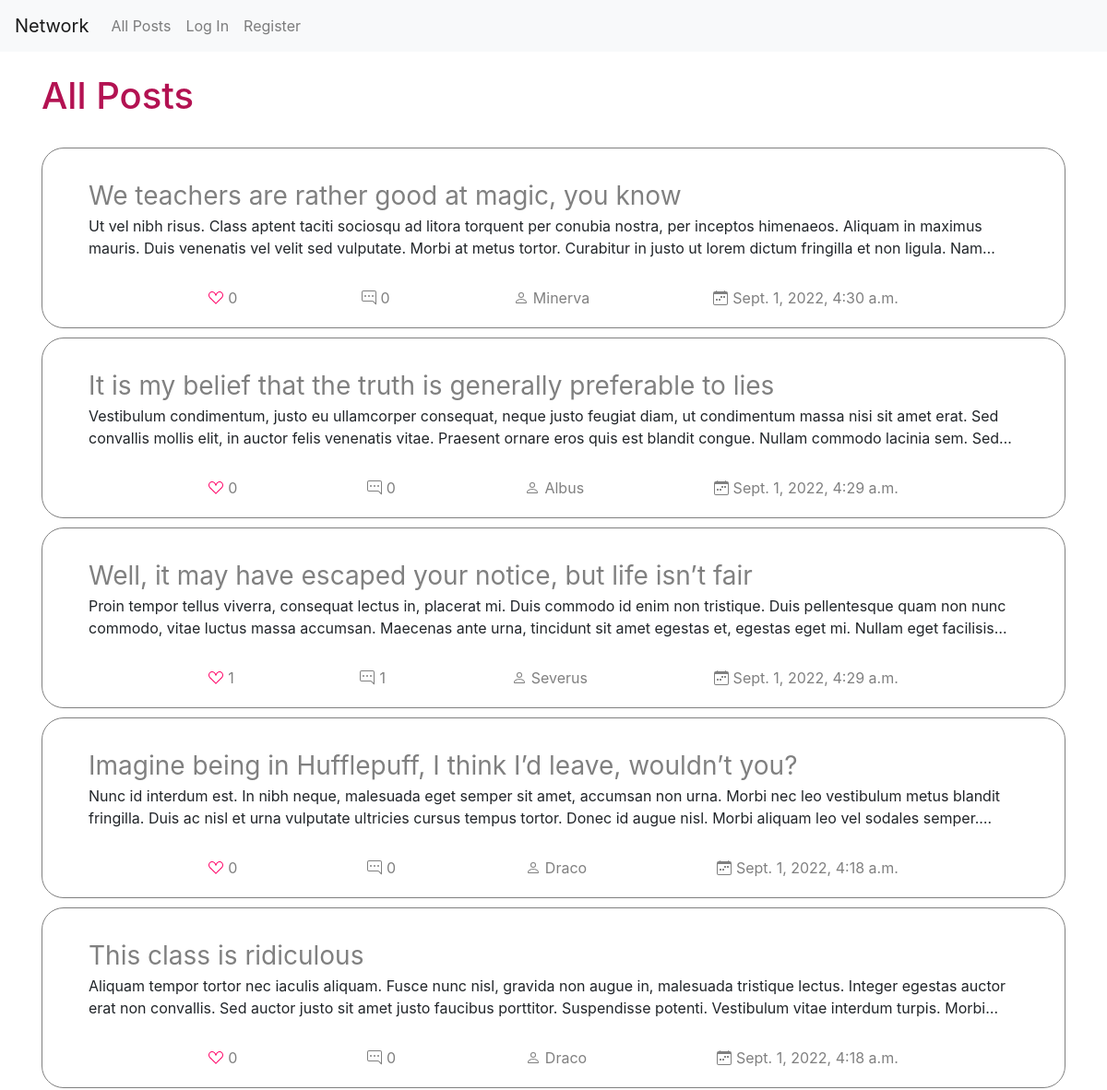
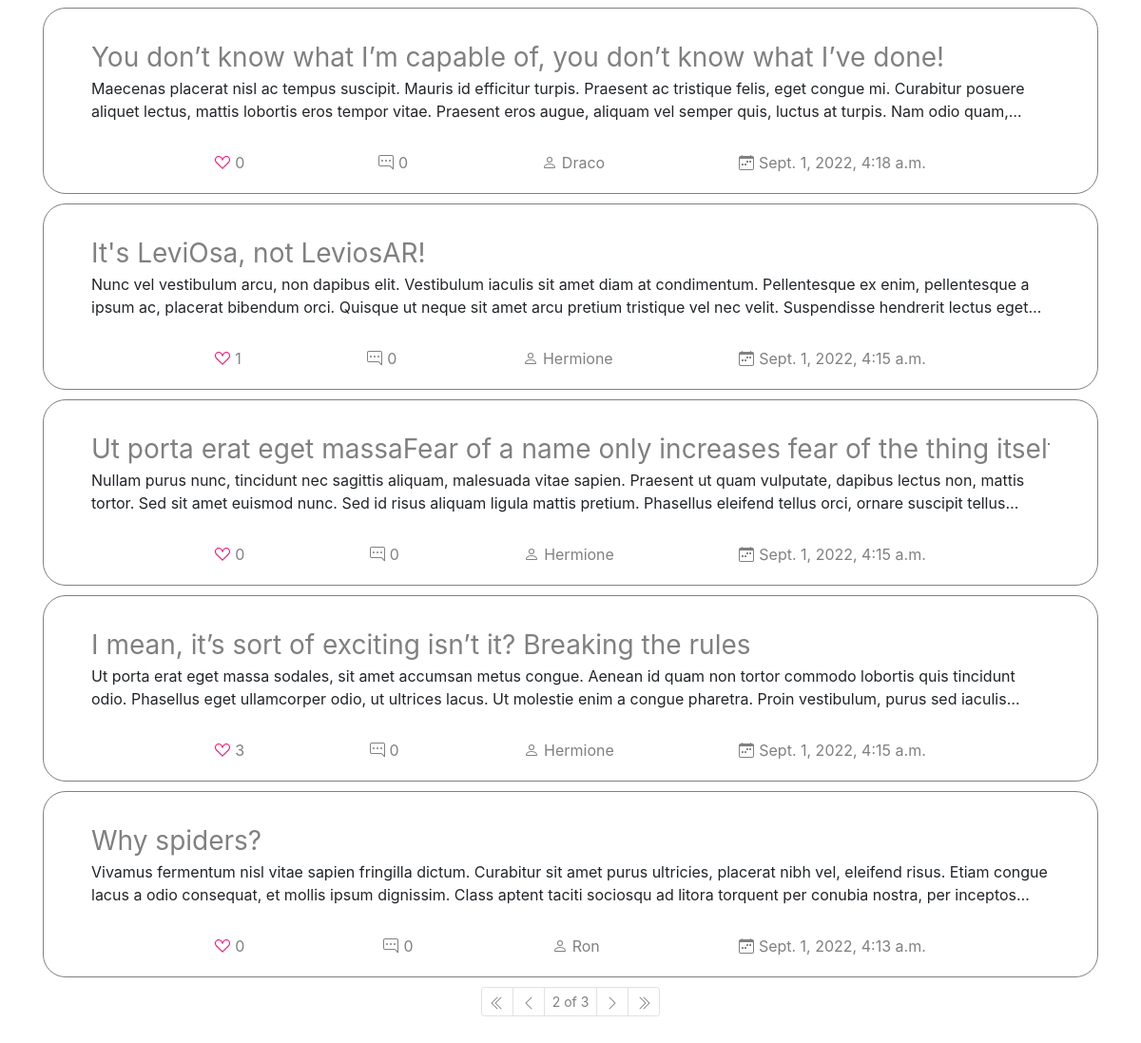
Screenshot of /?page=2 with the database file from the repository (2 pictures, top to bottom).
### network/models.py (models this page shows, shortened)
class Post(models.Model):
    author = models.ForeignKey(User, on_delete=models.CASCADE, related_name="posts")
    content = models.TextField(max_length=280)
    likes = models.ManyToManyField(User, blank=True)
    timestamp = models.DateTimeField(auto_now_add=True)
    title = models.CharField(max_length=80)

class User(AbstractUser):
    about = models.TextField(max_length=160, blank=True)
    photo = models.URLField(max_length=2048, blank=True)

class Comment(models.Model):
    post = models.ForeignKey(Post, on_delete=models.CASCADE, related_name="comments")
    text = models.TextField(max_length=140)
    timestamp = models.DateTimeField(auto_now_add=True)
    user = models.ForeignKey(User, on_delete=models.CASCADE, related_name="comments")

### network/views.py (the view)
# urls.py: path("", views.index, name="index"),
def index(request):
    posts = Post.objects.all().order_by('-timestamp')
    return render(request, "network/index.html", {"posts": posts, "page_obj": util.get_paginator(request, posts)})

### network/util.py (called while the page is built)
def get_paginator(request, posts):
    paginator = Paginator(posts, 10)
    return paginator.get_page(request.GET.get('page'))

### network/templates/network/index.html (shortened to what this page needs)
{% extends "network/layout.html" %}
{% load static %}
{% block body %}
    <div class="container">
        <div class="header">
            {% if following %}
            <h1>Posts from your "Following" list</h1>
            {% else %}
            <h1>All Posts</h1>
            {% endif %}
        </div>
        {% include "network/posts-widget.html" %}
    </div>
{% endblock %}

### network/templates/network/posts-widget.html (shortened to what this page needs)
<div class="posts">
    {% for post in page_obj %}
    <div class="post">
        <div class="post-content">
            <div class="post-title-min-div"><a href="{% url 'post' post.id %}" class="post-title-min">{{ post.title }}</a></div>
            <p class="content-paragraph">{{ post.content }}</p>
        </div>
        <div class="post-bottom">
            <div class="likes">
                <div class="count">{{ post.likes.all|length }}</div>
            </div>
            <div class="comments">
                {{ post.comments.all|length }}
            </div>
            <div class="author">
                {% if post.author == user %}
                    <a href="{% url 'user' post.author.id %}">you</a>
                {% else %}
                    <a href="{% url 'user' post.author.id %}">{{ post.author.username }}</a>
                {% endif %}
            </div>
            <div class="date">
                {{ post.timestamp }}
            </div>
        </div>
    </div>
{% empty %}
    <h3>No posts yet.</h3>
{% endfor %}
    {% if posts|length > 10 %}
        <ul class="pagination pagination-sm">
            {% if page_obj.has_previous %}
                <li class="page-item">
                    <a class="page-link" href="?page=1">
                    </a>
                </li>
                <li class="page-item">
                    <a class="page-link" href="?page={{ page_obj.previous_page_number }}">
                        <svg xmlns="http://www.w3.org/2000/svg" width="16" height="16" fill="currentColor" class="bi bi-chevron-left" viewBox="0 0 16 16">
                            <path fill-rule="evenodd" d="M11.354 1.646a.5.5 0 0 1 0 .708L5.707 8l5.647 5.646a.5.5 0 0 1-.708.708l-6-6a.5.5 0 0 1 0-.708l6-6a.5.5 0 0 1 .708 0z"/>
                        </svg>
                    </a>
                </li>
            {% endif %}
            <li class="page-item"><span class="page-link number">{{ page_obj.number }} of {{ page_obj.paginator.num_pages }}</span></li>
            {% if page_obj.has_next %}
                <li class="page-item">
                    <a class="page-link" href="?page={{ page_obj.next_page_number }}">
                        <svg xmlns="http://www.w3.org/2000/svg" width="16" height="16" fill="currentColor" class="bi bi-chevron-right" viewBox="0 0 16 16">
                            <path fill-rule="evenodd" d="M4.646 1.646a.5.5 0 0 1 .708 0l6 6a.5.5 0 0 1 0 .708l-6 6a.5.5 0 0 1-.708-.708L10.293 8 4.646 2.354a.5.5 0 0 1 0-.708z"/>
                        </svg>
                    </a>
                </li>
                <li class="page-item">
                    <a class="page-link" href="?page={{ page_obj.paginator.num_pages }}">
                    </a>
                </li>
            {% endif %}
        </ul>
    {% endif %}
</div>

### network/static/network/styles.css (style rules this page uses)
a, a:visited, h3 { color: gray; }
a:hover, .page-link:hover, .like, .like-inactive { color: rgb(255,0,102); }
h1 { color: rgb(179,18,82); }
.author, .buttons, .comments, .date, .like, .likes, .header { align-items: center; color: gray; display: flex; }
.commentaries, .follow-block, .header, .post, .commentary { display: flex; flex-wrap: wrap; }
.calendar, .comment, .like, .like-inactive, .person { margin-right: 5px; }
.container { height: 100vh; }
.content-paragraph { display: -webkit-box; overflow: hidden; text-overflow: ellipsis; -webkit-line-clamp: 2; -webkit-box-orient: vertical; }
.header, .post-bottom { justify-content: space-between; }
.line, .header { margin-bottom: 1.5rem; margin-top: 1.5rem; }
.number { background-color: transparent!important; }
.page-link { color: gray; }
.pagination-sm { justify-content: center; padding-bottom: 20px; }
.post, .commentary { align-content: space-between; border: .5px solid gray; border-radius: 1.5rem; margin-bottom: 10px; padding: 20px; width: 100%; }
.post { padding-top: 0; }
.post-bottom { align-items: center; display: flex; margin: auto; min-width: 70%; }
.post-content { max-height: 150px; padding: 30px; }
.posts { padding-bottom: 1.5rem; }
.post-content, .post-title, .subtitle, .inputs input, textarea, .commentary-header, .comment-form { width: 100%; }
.post-title-min-div { overflow: hidden; white-space: nowrap; }
.post-title-min { font-size: 1.75rem; }

### rows the page displays
Post: title "We teachers are rather good at magic, you know", content "Ut vel nibh risus. Class aptent taciti sociosqu ad litora torquent per conubia nostra, per inceptos himenaeos. Aliquam in maximus mauris. Duis venenatis vel velit sed vulputate. Morbi at metus tortor. Curabitur in justo ut lorem dictum fringilla et non ligula.…", likes.all|length "0", comments.all|length "0", author.username "Minerva", timestamp "Sept. 1, 2022, 4:30 a.m."
Post: title "It is my belief that the truth is generally preferable to lies", content "Vestibulum condimentum, justo eu ullamcorper consequat, neque justo feugiat diam, ut condimentum massa nisi sit amet erat. Sed convallis mollis elit, in auctor felis venenatis vitae. Praesent ornare eros quis est blandit congue. Nullam commodo lacinia sem.…", likes.all|length "0", comments.all|length "0", author.username "Albus", timestamp "Sept. 1, 2022, 4:29 a.m."
Post: title "Well, it may have escaped your notice, but life isn’t fair", content "Proin tempor tellus viverra, consequat lectus in, placerat mi. Duis commodo id enim non tristique. Duis pellentesque quam non nunc commodo, vitae luctus massa accumsan. Maecenas ante urna, tincidunt sit amet egestas et, egestas eget mi. Nullam eget…", likes.all|length "1", comments.all|length "1", author.username "Severus", timestamp "Sept. 1, 2022, 4:29 a.m."
Post: title "Imagine being in Hufflepuff, I think I’d leave, wouldn’t you?", content "Nunc id interdum est. In nibh neque, malesuada eget semper sit amet, accumsan non urna. Morbi nec leo vestibulum metus blandit fringilla. Duis ac nisl et urna vulputate ultricies cursus tempus tortor. Donec id augue nisl. Morbi aliquam leo vel sodales…", likes.all|length "0", comments.all|length "0", author.username "Draco", timestamp "Sept. 1, 2022, 4:18 a.m."
Post: title "This class is ridiculous", content "Aliquam tempor tortor nec iaculis aliquam. Fusce nunc nisl, gravida non augue in, malesuada tristique lectus. Integer egestas auctor erat non convallis. Sed auctor justo sit amet justo faucibus porttitor. Suspendisse potenti. Vestibulum vitae interdum turpis.…", likes.all|length "0", comments.all|length "0", author.username "Draco", timestamp "Sept. 1, 2022, 4:18 a.m."
Post: title "You don’t know what I’m capable of, you don’t know what I’ve done!", content "Maecenas placerat nisl ac tempus suscipit. Mauris id efficitur turpis. Praesent ac tristique felis, eget congue mi. Curabitur posuere aliquet lectus, mattis lobortis eros tempor vitae. Praesent eros augue, aliquam vel semper quis, luctus at turpis. Nam odio…", likes.all|length "0", comments.all|length "0", author.username "Draco", timestamp "Sept. 1, 2022, 4:18 a.m."
Post: title "It's LeviOsa, not LeviosAR!", content "Nunc vel vestibulum arcu, non dapibus elit. Vestibulum iaculis sit amet diam at condimentum. Pellentesque ex enim, pellentesque a ipsum ac, placerat bibendum orci. Quisque ut neque sit amet arcu pretium tristique vel nec velit. Suspendisse hendrerit lectus…", likes.all|length "1", comments.all|length "0", author.username "Hermione", timestamp "Sept. 1, 2022, 4:15 a.m."
Post: title "Ut porta erat eget massaFear of a name only increases fear of the thing…", content "Nullam purus nunc, tincidunt nec sagittis aliquam, malesuada vitae sapien. Praesent ut quam vulputate, dapibus lectus non, mattis tortor. Sed sit amet euismod nunc. Sed id risus aliquam ligula mattis pretium. Phasellus eleifend tellus orci, ornare suscipit…", likes.all|length "0", comments.all|length "0", author.username "Hermione", timestamp "Sept. 1, 2022, 4:15 a.m."
Post: title "I mean, it’s sort of exciting isn’t it? Breaking the rules", content "Ut porta erat eget massa sodales, sit amet accumsan metus congue. Aenean id quam non tortor commodo lobortis quis tincidunt odio. Phasellus eget ullamcorper odio, ut ultrices lacus. Ut molestie enim a congue pharetra. Proin vestibulum, purus sed…", likes.all|length "3", comments.all|length "0", author.username "Hermione", timestamp "Sept. 1, 2022, 4:15 a.m."
Post: title "Why spiders?", content "Vivamus fermentum nisl vitae sapien fringilla dictum. Curabitur sit amet purus ultricies, placerat nibh vel, eleifend risus. Etiam congue lacus a odio consequat, et mollis ipsum dignissim. Class aptent taciti sociosqu ad litora torquent per conubia nostra, per…", likes.all|length "0", comments.all|length "0", author.username "Ron", timestamp "Sept. 1, 2022, 4:13 a.m."

### other values shown
{{ page_obj.number }} "2"
{{ page_obj.paginator.num_pages }} "3"
